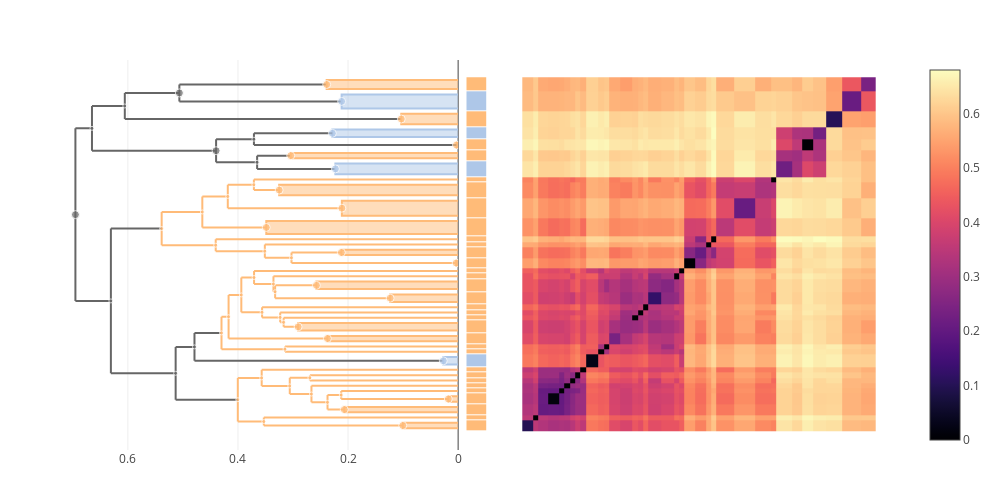

Notebook cell for this chart:
### Markdown cell above
### Cereus 2 / thuringiensis

### Code cell
trees["thuringiensis/cereus subgroup 2"] = cluster_annotate(cdata, ["thuringiensis", "cereus subgroup 2"])
plot(multi_clustermap(cdata, trees["thuringiensis/cereus subgroup 2"]))

### Figure 1 — Plotly figure (JSON) as saved in the notebook; plotly's stock layout.template omitted (floating-point values rounded to 4 significant figures; data arrays with more than 128 entries replaced by an {"elided": "..."} marker saying what was removed)
{"data": [{"colorscale": {"elided": "256x2 mixed values"}, "type": "heatmap", "x": [0.5, 2.5, 3.5, 5.5, 7.5, 8.5, 9.5, 10.5, 11.5, 12.5, 14.91, 15.91, 16.91, 18.91, 21.33, 22.33, 23.33, 24.33, 26.74, 29.16, 30.16, 31.16, 33.16, 35.16, 36.16, 37.16, 40.61, 44.43, 47.43, 48.43, 51.43, 53.43, 55.43, 57.85, 60.85, 64.49, 67.23], "y": [0.5, 2.5, 3.5, 5.5, 7.5, 8.5, 9.5, 10.5, 11.5, 12.5, 14.91, 15.91, 16.91, 18.91, 21.33, 22.33, 23.33, 24.33, 26.74, 29.16, 30.16, 31.16, 33.16, 35.16, 36.16, 37.16, 40.61, 44.43, 47.43, 48.43, 51.43, 53.43, 55.43, 57.85, 60.85, 64.49, 67.23], "z": {"elided": "36x36 float values"}}, {"hoverinfo": "skip", "line": {"color": "#FFBB78"}, "mode": "lines", "showlegend": false, "type": "scatter", "x": [0.3145, 0.3145, null, 0.3145, 0, null, 0.3145, 0, null], "xaxis": "x2", "y": [15.41, 16.41, null, 15.41, 15.41, null, 16.41, 16.41, null], "yaxis": "y"}, {"fill": "toself", "hoverinfo": "skip", "line": {"color": "#AEC7E8"}, "mode": "lines", "showlegend": false, "type": "scatter", "x": [0, 0.2285, 0.2285, 0], "xaxis": "x2", "y": [55.93, 55.93, 57.35, 57.35], "yaxis": "y"}, {"hoverinfo": "skip", "line": {"color": "#FFBB78"}, "mode": "lines", "showlegend": false, "type": "scatter", "x": [0.3562, 0.3562, null, 0.3562, 0.3233, null, 0.3562, 0, null], "xaxis": "x2", "y": [21.9, 23.83, null, 21.9, 21.9, null, 23.83, 23.83, null], "yaxis": "y"}, {"fill": "toself", "hoverinfo": "skip", "line": {"color": "#FFBB78"}, "mode": "lines", "showlegend": false, "type": "scatter", "x": [0, 0.2375, 0.2375, 0], "xaxis": "x2", "y": [17.41, 17.41, 18.41, 18.41], "yaxis": "y"}, {"hoverinfo": "skip", "line": {"color": "#FFBB78"}, "mode": "lines", "showlegend": false, "type": "scatter", "x": [0.4404, 0.4404, null, 0.4404, 0.3512, null, 0.4404, 0, null], "xaxis": "x2", "y": [34.41, 36.66, null, 34.41, 34.41, null, 36.66, 36.66, null], "yaxis": "y"}, {"hoverinfo": "skip", "line": {"color": "#666666"}, "mode": "lines", "showlegend": false, "type": "scatter", "x": [0.3652, 0.3652, null, 0.3652, 0.223, null, 0.3652, 0.3042, null], "xaxis": "x2", "y": [49.93, 52.43, null, 49.93, 49.93, null, 52.43, 52.43, null], "yaxis": "y"}, {"hoverinfo": "skip", "line": {"color": "#FFBB78"}, "mode": "lines", "showlegend": false, "type": "scatter", "x": [0.3233, 0.3233, null, 0.3233, 0.317, null, 0.3233, 0, null], "xaxis": "x2", "y": [20.97, 22.83, null, 20.97, 20.97, null, 22.83, 22.83, null], "yaxis": "y"}, {"hoverinfo": "skip", "line": {"color": "#FFBB78"}, "mode": "lines", "showlegend": false, "type": "scatter", "x": [0.2124, 0.2124, null, 0.2124, 0.01785, null, 0.2124, 0, null], "xaxis": "x2", "y": [6.5, 8, null, 6.5, 6.5, null, 8, 8, null], "yaxis": "y"}, {"hoverinfo": "skip", "line": {"color": "#FFBB78"}, "mode": "lines", "showlegend": false, "type": "scatter", "x": [0.3027, 0.3027, null, 0.3027, 0.003618, null, 0.3027, 0.2122, null], "xaxis": "x2", "y": [32.16, 34.16, null, 32.16, 32.16, null, 34.16, 34.16, null], "yaxis": "y"}, {"fill": "toself", "hoverinfo": "skip", "line": {"color": "#FFBB78"}, "mode": "lines", "showlegend": false, "type": "scatter", "x": [0, 0.3485, 0.3485, 0], "xaxis": "x2", "y": [37.66, 37.66, 40.11, 40.11], "yaxis": "y"}, {"hoverinfo": "skip", "line": {"color": "#FFBB78"}, "mode": "lines", "showlegend": false, "type": "scatter", "x": [0.317, 0.317, null, 0.317, 0.2907, null, 0.317, 0, null], "xaxis": "x2", "y": [20.12, 21.83, null, 20.12, 20.12, null, 21.83, 21.83, null], "yaxis": "y"}, {"fill": "toself", "hoverinfo": "skip", "line": {"color": "#FFBB78"}, "mode": "lines", "showlegend": false, "type": "scatter", "x": [0, 0.2907, 0.2907, 0], "xaxis": "x2", "y": [19.41, 19.41, 20.83, 20.83], "yaxis": "y"}, {"hoverinfo": "skip", "line": {"color": "#666666"}, "mode": "lines", "showlegend": false, "type": "scatter", "x": [0.5065, 0.5065, null, 0.5065, 0.2117, null, 0.5065, 0.2389, null], "xaxis": "x2", "y": [62.67, 65.86, null, 62.67, 62.67, null, 65.86, 65.86, null], "yaxis": "y"}, {"fill": "toself", "hoverinfo": "skip", "line": {"color": "#FFBB78"}, "mode": "lines", "showlegend": false, "type": "scatter", "x": [0, 0.003094, 0.003094, 0], "xaxis": "x2", "y": [53.93, 53.93, 54.93, 54.93], "yaxis": "y"}, {"hoverinfo": "skip", "line": {"color": "#FFBB78"}, "mode": "lines", "showlegend": false, "type": "scatter", "x": [0.2665, 0.2665, null, 0.2665, 0.2373, null, 0.2665, 0, null], "xaxis": "x2", "y": [5.875, 9, null, 5.875, 5.875, null, 9, 9, null], "yaxis": "y"}, {"hoverinfo": "skip", "line": {"color": "#666666"}, "mode": "lines", "showlegend": false, "type": "scatter", "x": [0.6056, 0.6056, null, 0.6056, 0.1033, null, 0.6056, 0.5065, null], "xaxis": "x2", "y": [59.35, 64.27, null, 59.35, 59.35, null, 64.27, 64.27, null], "yaxis": "y"}, {"hoverinfo": "skip", "line": {"color": "#FFBB78"}, "mode": "lines", "showlegend": false, "type": "scatter", "x": [0.3569, 0.3569, null, 0.3569, 0.3059, null, 0.3569, 0, null], "xaxis": "x2", "y": [8.969, 12, null, 8.969, 8.969, null, 12, 12, null], "yaxis": "y"}, {"hoverinfo": "skip", "line": {"color": "#FFBB78"}, "mode": "lines", "showlegend": false, "type": "scatter", "x": [0.5386, 0.5386, null, 0.5386, 0.4404, null, 0.5386, 0.4647, null], "xaxis": "x2", "y": [35.53, 41.8, null, 35.53, 35.53, null, 41.8, 41.8, null], "yaxis": "y"}, {"hoverinfo": "skip", "line": {"color": "#FFBB78"}, "mode": "lines", "showlegend": false, "type": "scatter", "x": [0.4003, 0.4003, null, 0.4003, 0.353, null, 0.4003, 0.3569, null], "xaxis": "x2", "y": [2.25, 10.48, null, 2.25, 2.25, null, 10.48, 10.48, null], "yaxis": "y"}, {"fill": "toself", "hoverinfo": "skip", "line": {"color": "#FFBB78"}, "mode": "lines", "showlegend": false, "type": "scatter", "x": [0, 0.003618, 0.003618, 0], "xaxis": "x2", "y": [31.66, 31.66, 32.66, 32.66], "yaxis": "y"}, {"hoverinfo": "skip", "line": {"color": "#FFBB78"}, "mode": "lines", "showlegend": false, "type": "scatter", "x": [0.417, 0.417, null, 0.417, 0.2375, null, 0.417, 0.3939, null], "xaxis": "x2", "y": [17.91, 26.15, null, 17.91, 17.91, null, 26.15, 26.15, null], "yaxis": "y"}, {"fill": "toself", "hoverinfo": "skip", "line": {"color": "#AEC7E8"}, "mode": "lines", "showlegend": false, "type": "scatter", "x": [0, 0.223, 0.223, 0], "xaxis": "x2", "y": [48.93, 48.93, 50.93, 50.93], "yaxis": "y"}, {"hoverinfo": "skip", "line": {"color": "#FFBB78"}, "mode": "lines", "showlegend": false, "type": "scatter", "x": [0.2373, 0.2373, null, 0.2373, 0.2068, null, 0.2373, 0.2124, null], "xaxis": "x2", "y": [4.5, 7.25, null, 4.5, 4.5, null, 7.25, 7.25, null], "yaxis": "y"}, {"hoverinfo": "skip", "line": {"color": "#666666"}, "mode": "lines", "showlegend": false, "type": "scatter", "x": [0.479, 0.479, null, 0.479, 0.027, null, 0.479, 0.4299, null], "xaxis": "x2", "y": [13.71, 18.97, null, 13.71, 13.71, null, 18.97, 18.97, null], "yaxis": "y"}, {"fill": "toself", "hoverinfo": "skip", "line": {"color": "#FFBB78"}, "mode": "lines", "showlegend": false, "type": "scatter", "x": [0, 0.2122, 0.2122, 0], "xaxis": "x2", "y": [33.66, 33.66, 34.66, 34.66], "yaxis": "y"}, {"fill": "toself", "hoverinfo": "skip", "line": {"color": "#FFBB78"}, "mode": "lines", "showlegend": false, "type": "scatter", "x": [0, 0.2575, 0.2575, 0], "xaxis": "x2", "y": [27.24, 27.24, 28.66, 28.66], "yaxis": "y"}, {"fill": "toself", "hoverinfo": "skip", "line": {"color": "#FFBB78"}, "mode": "lines", "showlegend": false, "type": "scatter", "x": [0, 0.3042, 0.3042, 0], "xaxis": "x2", "y": [51.93, 51.93, 52.93, 52.93], "yaxis": "y"}, {"fill": "toself", "hoverinfo": "skip", "line": {"color": "#FFBB78"}, "mode": "lines", "showlegend": false, "type": "scatter", "x": [0, 0.2068, 0.2068, 0], "xaxis": "x2", "y": [4, 4, 5, 5], "yaxis": "y"}, {"hoverinfo": "skip", "line": {"color": "#FFBB78"}, "mode": "lines", "showlegend": false, "type": "scatter", "x": [0.4299, 0.4299, null, 0.4299, 0.3145, null, 0.4299, 0.417, null], "xaxis": "x2", "y": [15.91, 22.03, null, 15.91, 15.91, null, 22.03, 22.03, null], "yaxis": "y"}, {"fill": "toself", "hoverinfo": "skip", "line": {"color": "#FFBB78"}, "mode": "lines", "showlegend": false, "type": "scatter", "x": [0, 0.2389, 0.2389, 0], "xaxis": "x2", "y": [64.99, 64.99, 66.73, 66.73], "yaxis": "y"}, {"hoverinfo": "skip", "line": {"color": "#FFBB78"}, "mode": "lines", "showlegend": false, "type": "scatter", "x": [0.4647, 0.4647, null, 0.4647, 0.3485, null, 0.4647, 0.4185, null], "xaxis": "x2", "y": [38.88, 44.73, null, 38.88, 38.88, null, 44.73, 44.73, null], "yaxis": "y"}, {"fill": "toself", "hoverinfo": "skip", "line": {"color": "#FFBB78"}, "mode": "lines", "showlegend": false, "type": "scatter", "x": [0, 0.2113, 0.2113, 0], "xaxis": "x2", "y": [41.11, 41.11, 43.93, 43.93], "yaxis": "y"}, {"hoverinfo": "skip", "line": {"color": "#FFBB78"}, "mode": "lines", "showlegend": false, "type": "scatter", "x": [0.353, 0.353, null, 0.353, 0.1006, null, 0.353, 0, null], "xaxis": "x2", "y": [1.5, 3, null, 1.5, 1.5, null, 3, 3, null], "yaxis": "y"}, {"hoverinfo": "skip", "line": {"color": "#FFBB78"}, "mode": "lines", "showlegend": false, "type": "scatter", "x": [0.3059, 0.3059, null, 0.3059, 0.2665, null, 0.3059, 0.2693, null], "xaxis": "x2", "y": [7.438, 10.5, null, 7.438, 7.438, null, 10.5, 10.5, null], "yaxis": "y"}, {"fill": "toself", "hoverinfo": "skip", "line": {"color": "#FFBB78"}, "mode": "lines", "showlegend": false, "type": "scatter", "x": [0, 0.01785, 0.01785, 0], "xaxis": "x2", "y": [6, 6, 7, 7], "yaxis": "y"}, {"hoverinfo": "skip", "line": {"color": "#666666"}, "mode": "lines", "showlegend": false, "type": "scatter", "x": [0.6652, 0.6652, null, 0.6652, 0.4397, null, 0.6652, 0.6056, null], "xaxis": "x2", "y": [53.36, 61.81, null, 53.36, 53.36, null, 61.81, 61.81, null], "yaxis": "y"}, {"hoverinfo": "skip", "line": {"color": "#666666"}, "mode": "lines", "showlegend": false, "type": "scatter", "x": [0.6953, 0.6953, null, 0.6953, 0.6309, null, 0.6953, 0.6652, null], "xaxis": "x2", "y": [25.01, 57.58, null, 25.01, 25.01, null, 57.58, 57.58, null], "yaxis": "y"}, {"hoverinfo": "skip", "line": {"color": "#FFBB78"}, "mode": "lines", "showlegend": false, "type": "scatter", "x": [0.3324, 0.3324, null, 0.3324, 0.1235, null, 0.3324, 0.2575, null], "xaxis": "x2", "y": [25.54, 27.95, null, 25.54, 25.54, null, 27.95, 27.95, null], "yaxis": "y"}, {"fill": "toself", "hoverinfo": "skip", "line": {"color": "#FFBB78"}, "mode": "lines", "showlegend": false, "type": "scatter", "x": [0, 0.3251, 0.3251, 0], "xaxis": "x2", "y": [44.93, 44.93, 46.93, 46.93], "yaxis": "y"}, {"fill": "toself", "hoverinfo": "skip", "line": {"color": "#FFBB78"}, "mode": "lines", "showlegend": false, "type": "scatter", "x": [0, 0.1006, 0.1006, 0], "xaxis": "x2", "y": [1, 1, 2, 2], "yaxis": "y"}, {"hoverinfo": "skip", "line": {"color": "#FFBB78"}, "mode": "lines", "showlegend": false, "type": "scatter", "x": [0.3355, 0.3355, null, 0.3355, 0.3324, null, 0.3355, 0, null], "xaxis": "x2", "y": [26.74, 29.66, null, 26.74, 26.74, null, 29.66, 29.66, null], "yaxis": "y"}, {"hoverinfo": "skip", "line": {"color": "#FFBB78"}, "mode": "lines", "showlegend": false, "type": "scatter", "x": [0.4185, 0.4185, null, 0.4185, 0.2113, null, 0.4185, 0.3711, null], "xaxis": "x2", "y": [42.52, 46.93, null, 42.52, 42.52, null, 46.93, 46.93, null], "yaxis": "y"}, {"hoverinfo": "skip", "line": {"color": "#FFBB78"}, "mode": "lines", "showlegend": false, "type": "scatter", "x": [0.2693, 0.2693, null, 0.2693, 0, null, 0.2693, 0, null], "xaxis": "x2", "y": [10, 11, null, 10, 10, null, 11, 11, null], "yaxis": "y"}, {"hoverinfo": "skip", "line": {"color": "#666666"}, "mode": "lines", "showlegend": false, "type": "scatter", "x": [0.4397, 0.4397, null, 0.4397, 0.3652, null, 0.4397, 0.371, null], "xaxis": "x2", "y": [51.18, 55.54, null, 51.18, 51.18, null, 55.54, 55.54, null], "yaxis": "y"}, {"hoverinfo": "skip", "line": {"color": "#666666"}, "mode": "lines", "showlegend": false, "type": "scatter", "x": [0.5132, 0.5132, null, 0.5132, 0.4003, null, 0.5132, 0.479, null], "xaxis": "x2", "y": [6.367, 16.34, null, 6.367, 6.367, null, 16.34, 16.34, null], "yaxis": "y"}, {"hoverinfo": "skip", "line": {"color": "#FFBB78"}, "mode": "lines", "showlegend": false, "type": "scatter", "x": [0.3708, 0.3708, null, 0.3708, 0.3355, null, 0.3708, 0, null], "xaxis": "x2", "y": [28.2, 30.66, null, 28.2, 28.2, null, 30.66, 30.66, null], "yaxis": "y"}, {"hoverinfo": "skip", "line": {"color": "#666666"}, "mode": "lines", "showlegend": false, "type": "scatter", "x": [0.371, 0.371, null, 0.371, 0.003094, null, 0.371, 0.2285, null], "xaxis": "x2", "y": [54.43, 56.64, null, 54.43, 54.43, null, 56.64, 56.64, null], "yaxis": "y"}, {"fill": "toself", "hoverinfo": "skip", "line": {"color": "#AEC7E8"}, "mode": "lines", "showlegend": false, "type": "scatter", "x": [0, 0.2117, 0.2117, 0], "xaxis": "x2", "y": [61.35, 61.35, 63.99, 63.99], "yaxis": "y"}, {"fill": "toself", "hoverinfo": "skip", "line": {"color": "#FFBB78"}, "mode": "lines", "showlegend": false, "type": "scatter", "x": [0, 0.1033, 0.1033, 0], "xaxis": "x2", "y": [58.35, 58.35, 60.35, 60.35], "yaxis": "y"}, {"hoverinfo": "skip", "line": {"color": "#666666"}, "mode": "lines", "showlegend": false, "type": "scatter", "x": [0.6309, 0.6309, null, 0.6309, 0.5132, null, 0.6309, 0.5386, null], "xaxis": "x2", "y": [11.35, 38.67, null, 11.35, 11.35, null, 38.67, 38.67, null], "yaxis": "y"}, {"hoverinfo": "skip", "line": {"color": "#FFBB78"}, "mode": "lines", "showlegend": false, "type": "scatter", "x": [0.3512, 0.3512, null, 0.3512, 0.3027, null, 0.3512, 0, null], "xaxis": "x2", "y": [33.16, 35.66, null, 33.16, 33.16, null, 35.66, 35.66, null], "yaxis": "y"}, {"fill": "toself", "hoverinfo": "skip", "line": {"color": "#FFBB78"}, "mode": "lines", "showlegend": false, "type": "scatter", "x": [0, 0.1235, 0.1235, 0], "xaxis": "x2", "y": [24.83, 24.83, 26.24, 26.24], "yaxis": "y"}, {"hoverinfo": "skip", "line": {"color": "#FFBB78"}, "mode": "lines", "showlegend": false, "type": "scatter", "x": [0.3711, 0.3711, null, 0.3711, 0.3251, null, 0.3711, 0, null], "xaxis": "x2", "y": [45.93, 47.93, null, 45.93, 45.93, null, 47.93, 47.93, null], "yaxis": "y"}, {"fill": "toself", "hoverinfo": "skip", "line": {"color": "#AEC7E8"}, "mode": "lines", "showlegend": false, "type": "scatter", "x": [0, 0.027, 0.027, 0], "xaxis": "x2", "y": [13, 13, 14.41, 14.41], "yaxis": "y"}, {"hoverinfo": "skip", "line": {"color": "#FFBB78"}, "mode": "lines", "showlegend": false, "type": "scatter", "x": [0.3939, 0.3939, null, 0.3939, 0.3562, null, 0.3939, 0.3708, null], "xaxis": "x2", "y": [22.87, 29.43, null, 22.87, 22.87, null, 29.43, 29.43, null], "yaxis": "y"}, {"customdata": {"elided": "55x3 mixed values"}, "hovertemplate": "ID: %{customdata[0]}<br>\nHeight: %{x:.3f}<br>\nGenome count: %{customdata[1]}\n<br>\n%{customdata[2]}\n<extra></extra>", "marker": {"color": ["#FFBB78", "#FFBB78", "#FFBB78", "#FFBB78", "#FFBB78", "#666666", "#AEC7E8", "#FFBB78", "#FFBB78", "#FFBB78", "#FFBB78", "#FFBB78", "#666666", "#FFBB78", "#FFBB78", "#666666", "#FFBB78", "#FFBB78", "#FFBB78", "#FFBB78", "#FFBB78", "#AEC7E8", "#FFBB78", "#666666", "#FFBB78", "#FFBB78", "#FFBB78", "#FFBB78", "#FFBB78", "#FFBB78", "#FFBB78", "#FFBB78", "#FFBB78", "#FFBB78", "#FFBB78", "#666666", "#666666", "#FFBB78", "#FFBB78", "#FFBB78", "#FFBB78", "#FFBB78", "#FFBB78", "#666666", "#666666", "#FFBB78", "#666666", "#AEC7E8", "#FFBB78", "#666666", "#FFBB78", "#FFBB78", "#FFBB78", "#AEC7E8", "#FFBB78"], "size": [4, 4, 8, 4, 4, 4, 8, 4, 4, 8, 4, 8, 8, 8, 4, 4, 4, 4, 4, 8, 4, 8, 4, 4, 8, 8, 8, 8, 4, 8, 4, 8, 4, 4, 8, 4, 8, 4, 8, 8, 4, 4, 4, 8, 4, 4, 4, 8, 8, 4, 4, 8, 4, 8, 4]}, "mode": "markers", "showlegend": false, "type": "scatter", "x": [0.3145, 0.3562, 0.2375, 0.4404, 0.3233, 0.3652, 0.2285, 0.2124, 0.3027, 0.3485, 0.317, 0.2907, 0.5065, 0.003094, 0.2665, 0.6056, 0.3569, 0.5386, 0.4003, 0.003618, 0.417, 0.223, 0.2373, 0.479, 0.2122, 0.2575, 0.3042, 0.2068, 0.4299, 0.2389, 0.4647, 0.2113, 0.353, 0.3059, 0.01785, 0.6652, 0.6953, 0.3324, 0.1006, 0.3251, 0.3355, 0.4185, 0.2693, 0.4397, 0.5132, 0.3708, 0.371, 0.2117, 0.1033, 0.6309, 0.3512, 0.1235, 0.3711, 0.027, 0.3939], "xaxis": "x2", "y": [15.91, 22.87, 17.91, 35.53, 21.9, 51.18, 56.64, 7.25, 33.16, 38.88, 20.97, 20.12, 64.27, 54.43, 7.438, 61.81, 10.48, 38.67, 6.367, 32.16, 22.03, 49.93, 5.875, 16.34, 34.16, 27.95, 52.43, 4.5, 18.97, 65.86, 41.8, 42.52, 2.25, 8.969, 6.5, 57.58, 41.3, 26.74, 1.5, 45.93, 28.2, 44.73, 10.5, 53.36, 11.35, 29.43, 55.54, 62.67, 59.35, 25.01, 34.41, 25.54, 46.93, 13.71, 26.15], "yaxis": "y"}, {"colorscale": [[0, "#666666"], [0.1, "#AEC7E8"], [0.2, "#FFBB78"], [0.3, "#98DF8A"], [0.4, "#FF9896"], [0.5, "#C5B0D5"], [0.6, "#C49C94"], [0.7, "#F7B6D2"], [0.8, "#C7C7C7"], [0.9, "#DBDB8D"], [1, "#9EDAE5"]], "customdata": [[["ID 118", "cereus subgroup 2"]], [["Genome 54", "cereus subgroup 2"]], [["ID 127", "cereus subgroup 2"]], [["ID 104", "cereus subgroup 2"]], [["Genome 65", "cereus subgroup 2"]], [["Genome 25", "cereus subgroup 2"]], [["Genome 69", "cereus subgroup 2"]], [["Genome 71", "cereus subgroup 2"]], [["Genome 21", "cereus subgroup 2"]], [["ID 108", "thuringiensis"]], [["Genome 33", "cereus subgroup 2"]], [["Genome 48", "cereus subgroup 2"]], [["ID 136", "cereus subgroup 2"]], [["ID 142", "cereus subgroup 2"]], [["Genome 34", "cereus subgroup 2"]], [["Genome 28", "cereus subgroup 2"]], [["Genome 35", "cereus subgroup 2"]], [["ID 123", "cereus subgroup 2"]], [["ID 138", "cereus subgroup 2"]], [["Genome 87", "cereus subgroup 2"]], [["Genome 79", "cereus subgroup 2"]], [["ID 96", "cereus subgroup 2"]], [["ID 130", "cereus subgroup 2"]], [["Genome 64", "cereus subgroup 2"]], [["Genome 85", "cereus subgroup 2"]], [["ID 155", "cereus subgroup 2"]], [["ID 128", "cereus subgroup 2"]], [["ID 152", "cereus subgroup 2"]], [["Genome 70", "cereus subgroup 2"]], [["ID 133", "thuringiensis"]], [["ID 145", "cereus subgroup 2"]], [["ID 95", "cereus subgroup 2"]], [["ID 134", "thuringiensis"]], [["ID 119", "cereus subgroup 2"]], [["ID 129", "thuringiensis"]], [["ID 137", "cereus subgroup 2"]]], "hovertemplate": "%{customdata[0]} <br>\n%{customdata[1]}\n<extra></extra>\n", "showscale": false, "type": "heatmap", "xaxis": "x3", "y": [0.5, 2.5, 3.5, 5.5, 7.5, 8.5, 9.5, 10.5, 11.5, 12.5, 14.91, 15.91, 16.91, 18.91, 21.33, 22.33, 23.33, 24.33, 26.74, 29.16, 30.16, 31.16, 33.16, 35.16, 36.16, 37.16, 40.61, 44.43, 47.43, 48.43, 51.43, 53.43, 55.43, 57.85, 60.85, 64.49, 67.23], "ygap": 1, "z": [[2], [2], [2], [2], [2], [2], [2], [2], [2], [1], [2], [2], [2], [2], [2], [2], [2], [2], [2], [2], [2], [2], [2], [2], [2], [2], [2], [2], [2], [1], [2], [2], [1], [2], [1], [2]], "zmax": 10, "zmin": 0}], "layout": {"height": 500, "hovermode": "closest", "margin": {"b": 50, "l": 50, "r": 50, "t": 60}, "showlegend": false, "width": 1000, "xaxis": {"autorange": true, "constrain": "domain", "domain": [0.5535, 0.968], "range": [0.5, 67.23], "scaleanchor": "y", "type": "linear", "visible": false}, "xaxis2": {"autorange": true, "domain": [0, 0.4785], "range": [0.7415, 0], "rangemode": "nonnegative", "type": "linear"}, "xaxis3": {"autorange": true, "domain": [0.488, 0.512], "fixedrange": true, "range": [-0.5, 0.5], "visible": false}, "yaxis": {"autorange": true, "domain": [0, 1], "range": [-3.124, 70.48], "scaleanchor": "x", "type": "linear", "visible": false}}}
